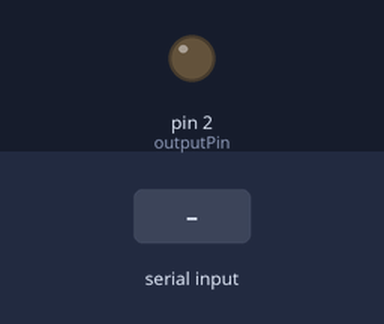
A sketch run on a simulated Arduino Uno, built with avr-gcc and run on an emulated ATmega328P. On the bench: output pins drawn as LEDs (lit = HIGH). The test bench sets the inputs (shaded band).

Above: at 1.2 s.
1.3 s: "90,45\n" received over Serial
At 1.37 s:
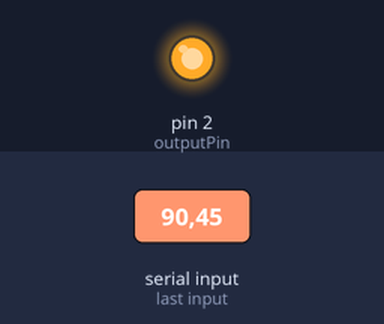
Timing chart, 0 to 4.3 s (numbered marks = the images above; inputs shaded):
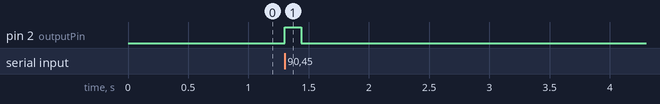

Measured:
- after the input at 1.3 s, pin 2 (outputPin): LOW → HIGH at once, → LOW 0.14 s later

The sketch:

receiver.ino
```cpp
uint8_t outputPin = 2;

void setup() {
  pinMode(outputPin, OUTPUT);
  Serial.begin(9600);
}

void loop() {
  while(!Serial.available());
  uint16_t duration = Serial.parseInt();
  if(duration != 0){
    digitalWrite(outputPin, HIGH);
    delay(duration);
    digitalWrite(outputPin, LOW);
    Serial.read();
  }
}
```
